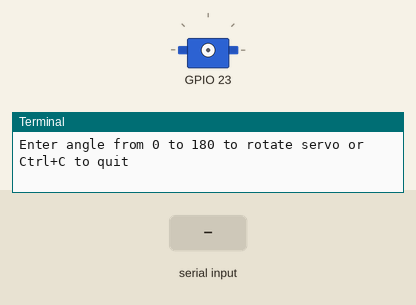
Simulated run of this program. Board: Raspberry Pi (BCM pin numbers). On the bench: servo, the last lines printed to the terminal. The inputs (shaded band) are chosen by the test bench. Servo angles are drawn from the pulse width (0.5 ms = 0°, 2.5 ms = 180°).

Above: at 1.2 s.
1.3 s: "5" typed at the terminal, then Enter
2.8 s: "90" typed at the terminal, then Enter
At 3.3 s:
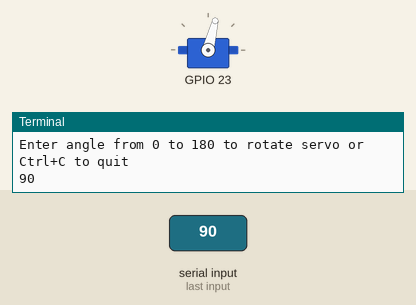
Timing chart, 0 to 5.8 s (numbered marks = the images above; inputs shaded):
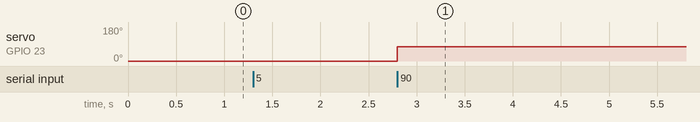

Measured:
- after the input at 2.8 s, servo on GPIO 23: 0° → 76° at once

The program:

servo-basic.py
```python
import RPi.GPIO as GPIO
import time

ServoControlPin = 23

# Pulse width and duty cycle calculations:
# Duty cycle = (ON time / Total time) * 100

# For any angle, the calculations are done as below:
# Based on observation of a Servo motor, following data was recorded.
# For a particular angular movement, required ON period was observed.

# 0 degrees => 0.4 msec ON time (~ 2% Duty Cycle)
# 180 degrees => 2.26 msec ON time (~ 11.3% Duty Cycle)
# Motor was able to move shaft beyond 180 degrees with higher ON period.
# But beyond 180 degrees movement was ignored.
# With this data, per degree ON period or found as:
# (2.26 - 0.4) / 180 => 10.3 usec ON period per degree of angular rotation.
# 10.3 usec corresponds to duty cycle of 0.052%.
# Based on this the formula for ON period for any angle becomes:
# Duty cycle = (angle*0.052) + 2.
# Here 2% is the duty cycle required for 0 degrees position.
# 1/0.052 is approximately 19.2, so the formula can be simplified to:
# Duty cycle = (Angle/19) + 2

# Typical calculations based on Internet search results
# For 0 degrees: (0.5 / 20) * 100 = 2.5
# For 90 degrees:(1.5 / 20) * 100 = 7.5
# For 180 degrees:(2.5 / 20) * 100 = 12.5


def rotateServo(servoPin = ServoControlPin, angle=0):
    GPIO.setmode(GPIO.BCM)
    GPIO.setup(servoPin, GPIO.OUT)

# Configure PWM to generate 50Hz (A pulse every 20msec) frequency
# Returns an object. Call various methods on the object
    servoPWM = GPIO.PWM(servoPin, 50)

    try:
        dutyCycle = float((angle/19) + 2)
        #print (dutyCycle)
        servoPWM.start(dutyCycle)
        time.sleep(1) # sleep 1 second
        servoPWM.stop()
    except:
        servoPWM.stop()
        GPIO.cleanup()


if __name__ == "__main__":
    while True:
        try:
            angle = int(input("Enter angle from 0 to 180 to rotate servo or Ctrl+C to quit\n"))
            if ((((angle)) >= 0 and ((angle)) <= 180) ):
                rotateServo(ServoControlPin, angle)
                print ("Servo rotation done")
                continue
            else:
                print ("Enter a value between 0 and 180 only")
                continue
        except ValueError:
            print ("Invalid input")
            continue
        except KeyboardInterrupt:
            print ("Exiting servo motor code")
            GPIO.cleanup()
            break
```
